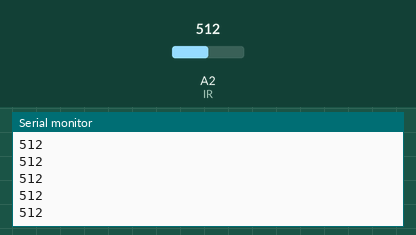
A sketch run on a simulated Arduino Uno, built with avr-gcc and run on an emulated ATmega328P. On the bench: the last lines printed to the serial monitor. The test bench sets the inputs (shaded band); at power-on: A2 (IR) = 512.

Above: at 1.2 s.
1.3 s: A2 (IR) set to 716
At 2.1 s:
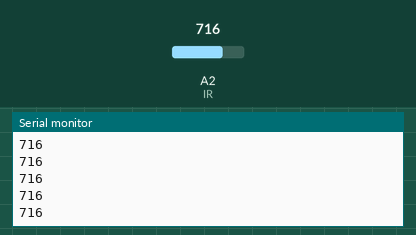
2.8 s: A2 (IR) set to 900
At 3.7 s:
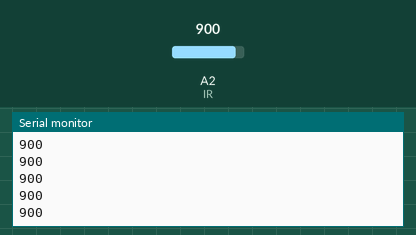
Timing chart, 0 to 5.8 s (numbered marks = the images above; inputs shaded):
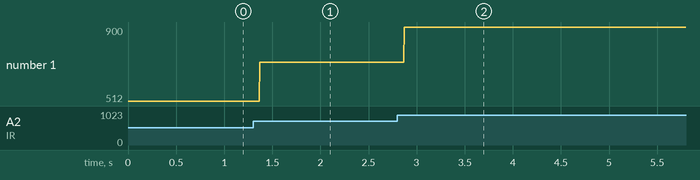

The sketch:

led.ino
```cpp
int IR = 2;
void setup() {
  // put your setup code here, to run once:
  Serial.begin(9600);
}

void loop() {
  // put your main code here, to run repeatedly:
  int val = analogRead(IR);
  Serial.println(val);
}
```

Measured:
- after the input at 1.3 s, the serial monitor: prints a new line after 0.07 s (image 1)
- after the input at 2.8 s, the serial monitor: prints a new line after 0.07 s (image 2)
- plotted number 1: 512 → 716 after the input at 1.3 s, 716 → 900 after the input at 2.8 s
